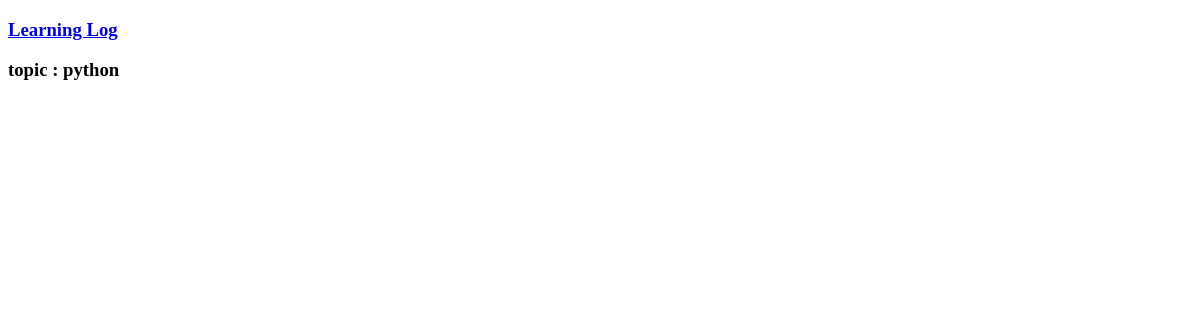
Before: /topic/1/ with the older database file.
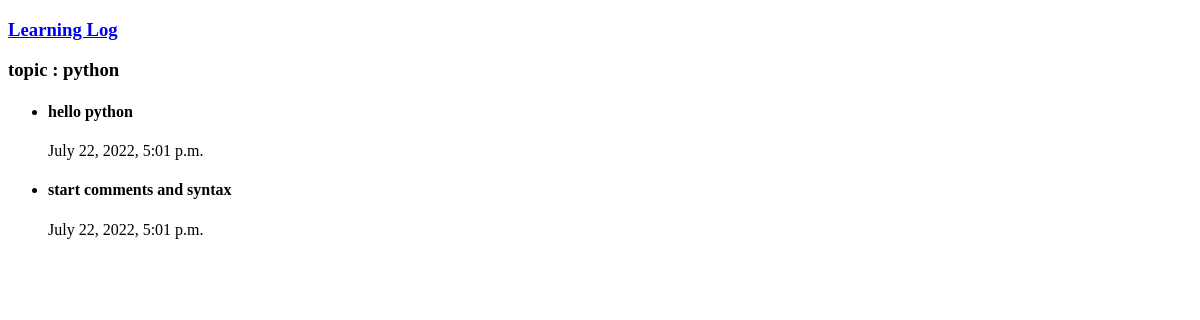
After: the same page with the newer database file.
### llog/models.py (models this page shows, shortened)
class Topic(models.Model):
    text = models.CharField(max_length=100)
    date_added = models.DateTimeField(auto_now_add=True)

class Entry(models.Model):
    topic =  models.ForeignKey(Topic, on_delete=models.CASCADE)
    date_added = models.DateTimeField(auto_now_add=True)
    text = models.TextField()
    class Meta:
        verbose_name_plural = 'entries'

### llog/views.py (the view)
# urls.py: path('topic/<int:topic_id>/', topic, name="topic"),
def topic(request, topic_id):
    topic = Topic.objects.get(id=topic_id)
    entry = topic.entry_set.all()
    context = {
        "entry":entry,
        "topic":topic
    }
    return render(request , "llog/topic.html", context)

### llog/templates/llog/topic.html (shortened to what this page needs)
{% extends 'base.html' %}
{% block content %}
<h3>topic : {{topic.text}}</h3>
    <ul>
        {% for e in entry %}
            <li>
                <h4>
                    {{e.text}}
                </h4>
                <p>{{e.date_added}}</p>
            </li>
        {% endfor %}
    </ul>
{% endblock content %}

### llog/templates/base.html (shortened to what this page needs)
<!DOCTYPE html>
<html lang="en">
<head>
</head>
<body>
    <h3><a href="{% url 'llog:topics' %}">Learning Log</a></h3>
    {% block content %}{% endblock content %}
</body>
</html>

Changed rows visible on the page:
added Entry: text "hello python", date_added "July 22, 2022, 5:01 p.m."
added Entry: text "start comments and syntax", date_added "July 22, 2022, 5:01 p.m."
